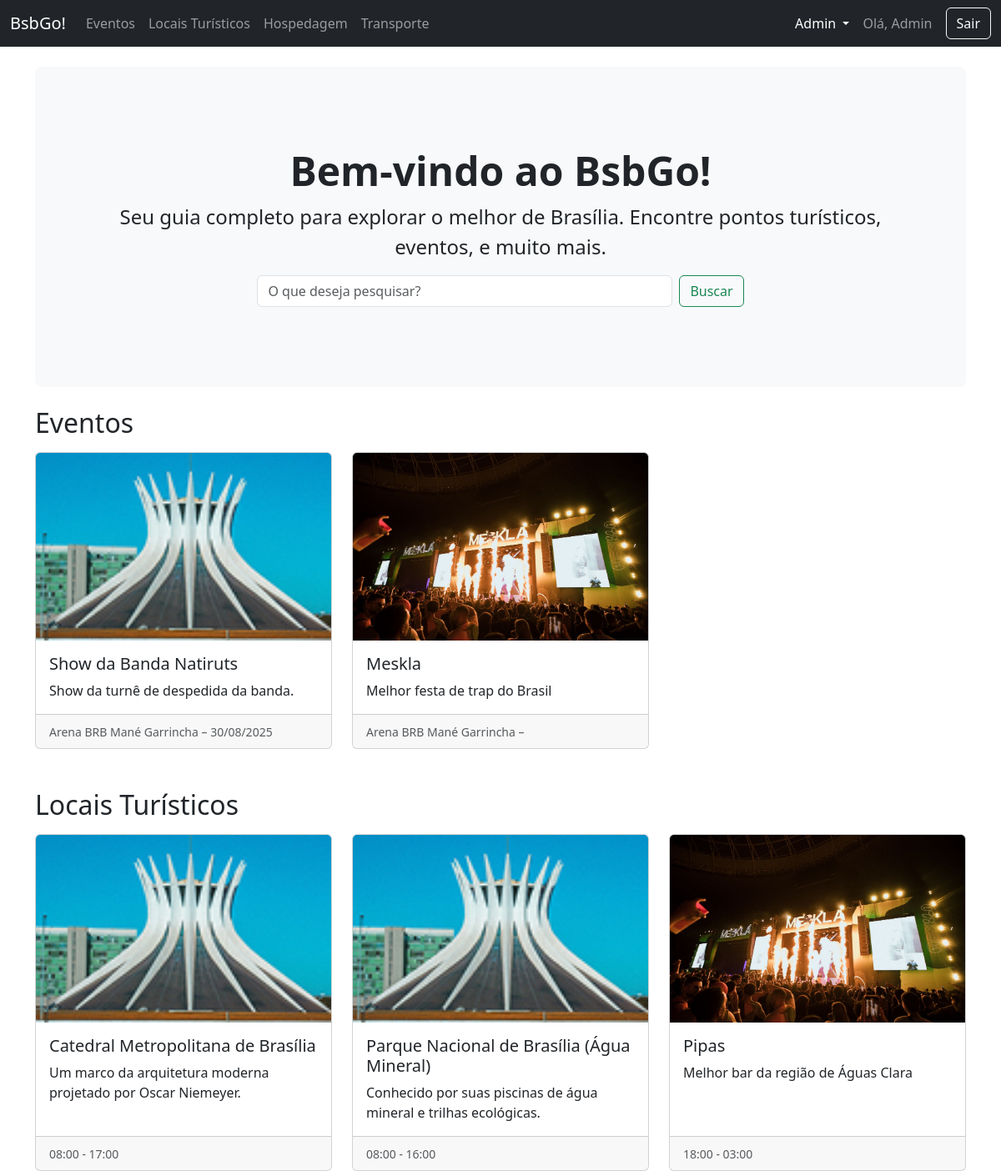
/ (signed in), run on the app's committed database.
### app/models.py (models this page shows, shortened)
class Usuario(UserMixin, db.Model):
    id = db.Column(db.Integer, primary_key=True)
    nome = db.Column(db.String(100), nullable=False)
    email = db.Column(db.String(150), unique=True, nullable=False)
    senha_hash = db.Column(db.String(256))
    tipo = db.Column(db.String(50), nullable=False, default='turista') # turista, morador, admin

class Evento(db.Model):
    id = db.Column(db.Integer, primary_key=True)
    nome = db.Column(db.String(100), nullable=False)
    data = db.Column(db.String(50))
    local = db.Column(db.String(150))
    detalhes = db.Column(db.Text)
    imagem_file = db.Column(db.String(100), nullable=False, default='default.jpg')
    ponto_id = db.Column(db.Integer, db.ForeignKey('ponto_turistico.id'), nullable=False)

class PontoTuristico(db.Model):
    id = db.Column(db.Integer, primary_key=True)
    nome = db.Column(db.String(100), nullable=False)
    descricao = db.Column(db.Text, nullable=False)
    localizacao = db.Column(db.String(150))
    categoria = db.Column(db.String(50))
    horario = db.Column(db.String(100))
    preco = db.Column(db.Float)
    imagem_file = db.Column(db.String(100), nullable=False, default='default.jpg')
    eventos = db.relationship('Evento', backref='ponto', lazy=True)

### app/routes.py (the view)
@main.route('/')
def index():
    pontos = PontoTuristico.query.all()
    eventos = Evento.query.all()
    return render_template('index.html', pontos=pontos, eventos=eventos)

### app/__init__.py (called while the page is built)
def create_app():
    app = Flask(__name__)
    app.config['SECRET_KEY'] = os.environ.get('SECRET_KEY')
    app.config['SQLALCHEMY_DATABASE_URI'] = 'sqlite:///database.db'
    app.config['SQLALCHEMY_TRACK_MODIFICATIONS'] = False
    db.init_app(app)
    migrate.init_app(app, db)
    login_manager.init_app(app)
    login_manager.login_view = 'main.login' # type: ignore
    from .models import Usuario
    @login_manager.user_loader
    def load_user(user_id):
        return Usuario.query.get(int(user_id))
    from .routes import main as main_blueprint
    app.register_blueprint(main_blueprint)
    return app

### app/templates/index.html (shortened to what this page needs)
{% extends 'base.html' %}
{% block content %}
<div class="p-5 mb-4 bg-light rounded-3 text-center">
    <div class="container-fluid py-5">
        <h1 class="display-5 fw-bold">Bem-vindo ao BsbGo!</h1>
        <p class="fs-4">Seu guia completo para explorar o melhor de Brasília. Encontre pontos turísticos, eventos, e muito mais.</p>
        <form class="d-flex justify-content-center">
            <input class="form-control me-2 w-50" type="search" placeholder="O que deseja pesquisar?" aria-label="Search">
            <button class="btn btn-outline-success" type="submit">Buscar</button>
        </form>
    </div>
</div>
<h2 class="mt-4 mb-3">Eventos</h2>
<div class="row row-cols-1 row-cols-md-3 g-4">
  {% for evento in eventos %}
  <div class="col">
    <div class="card h-100">
      <img src="{{ url_for('static', filename='uploads/' + evento.imagem_file) }}" class="card-img-top card-img-uniform" alt="{{ evento.nome }}">
      <div class="card-body">
        <h5 class="card-title">{{ evento.nome }}</h5>
        <p class="card-text">{{ evento.detalhes }}</p>
      </div>
      <div class="card-footer">
        <small class="text-muted">{{ evento.local }} – {{ evento.data }}</small>
      </div>
    </div>
  </div>
  {% else %}
  <p>Nenhum evento cadastrado no momento.</p>
  {% endfor %}
</div>
<h2 class="mt-5 mb-3">Locais Turísticos</h2>
<div class="row row-cols-1 row-cols-md-3 g-4">
  {% for ponto in pontos %}
  <div class="col">
    <div class="card h-100">
      <img src="{{ url_for('static', filename='uploads/' + ponto.imagem_file) }}" class="card-img-top card-img-uniform" alt="{{ ponto.nome }}">
      <div class="card-body">
        <h5 class="card-title">{{ ponto.nome }}</h5>
        <p class="card-text">{{ ponto.descricao | truncate(100) }}</p>
      </div>
       <div class="card-footer">
        <small class="text-muted">{{ ponto.horario }}</small>
      </div>
    </div>
  </div>
   {% else %}
  <p>Nenhum ponto turístico cadastrado no momento.</p>
  {% endfor %}
</div>
{% endblock %}

### app/templates/base.html (shortened to what this page needs)
<!DOCTYPE html>
<html lang="pt-br">
  <head>
    <link
      href="https://cdn.jsdelivr.net/npm/bootstrap@5.3.3/dist/css/bootstrap.min.css"
      rel="stylesheet"
    />
    <link rel="stylesheet" href="../static/css/style.css">
  </head>
  <body>
    <nav class="navbar navbar-expand-lg navbar-dark bg-dark">
      <div class="container-fluid">
        <a class="navbar-brand" href="{{ url_for('main.index') }}">BsbGo!</a>
        <div class="collapse navbar-collapse" id="navbarNav">
          <ul class="navbar-nav me-auto mb-2 mb-lg-0">
            <li class="nav-item"><a class="nav-link" href="#">Eventos</a></li>
            <li class="nav-item">
              <a class="nav-link" href="#">Locais Turísticos</a>
            </li>
            <li class="nav-item">
              <a class="nav-link" href="#">Hospedagem</a>
            </li>
            <li class="nav-item">
              <a class="nav-link" href="#">Transporte</a>
            </li>
          </ul>
          <div class="d-flex align-items-center">
            {% if current_user.is_authenticated %} {% if current_user.tipo ==
            'admin' %}
            <div class="nav-item dropdown me-3">
              <a
                class="nav-link dropdown-toggle text-white"
                href="#"
                id="adminDropdown"
                role="button"
                data-bs-toggle="dropdown"
                aria-expanded="false"
              >
                Admin
              </a>
            </div>
            {% endif %}
            <span class="navbar-text me-3">Olá, {{ current_user.nome }}</span>
            <a class="btn btn-outline-light" href="{{ url_for('main.logout') }}"
              >Sair</a
            >
            {% endif %}
          </div>
        </div>
      </div>
    </nav>
    <main class="container mt-4">
       {% block content %}{% endblock %}
    </main>
  </body>
</html>

### app/static/css/style.css (style rules this page uses)
.card-img-uniform { width: 100%; height: 225px; object-fit: cover; }

### data on the page
Usuario: nome "Admin"
Evento: imagem_file (placeholder picture), nome "Show da Banda Natiruts", detalhes "Show da turnê de despedida da banda.", local "Arena BRB Mané Garrincha", data "30/08/2025"
Evento: imagem_file (picture), nome "Meskla", detalhes "Melhor festa de trap do Brasil", local "Arena BRB Mané Garrincha"
PontoTuristico: imagem_file (placeholder picture), nome "Catedral Metropolitana de Brasília", descricao "Um marco da arquitetura moderna projetado por Oscar Niemeyer.", horario "08:00 - 17:00"
PontoTuristico: imagem_file (placeholder picture), nome "Parque Nacional de Brasília (Água Mineral)", descricao "Conhecido por suas piscinas de água mineral e trilhas ecológicas.", horario "08:00 - 16:00"
PontoTuristico: imagem_file (picture), nome "Pipas", descricao "Melhor bar da região de Águas Clara", horario "18:00 - 03:00"
